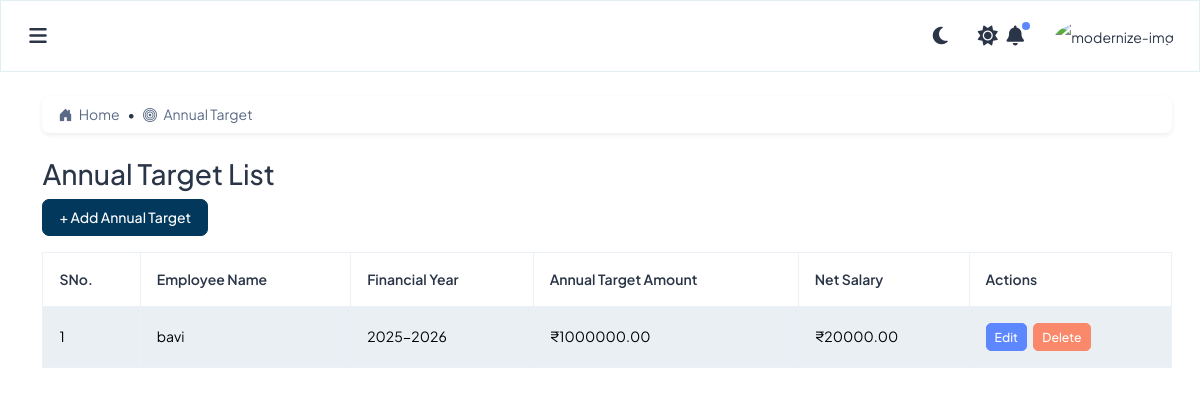
The page /admin-target/ on the database its author committed.
### incentives/models.py (models this page shows, shortened)
class AuditMixin(models.Model):
    created_by = models.CharField(max_length=100, null=True, blank=True)
    updated_by = models.CharField(max_length=100, null=True, blank=True)
    created_at = models.DateTimeField(default=timezone.now)
    updated_at = models.DateTimeField(auto_now=True)
    class Meta:
        abstract = True

class AnnualTarget(AuditMixin):
    employee = models.ForeignKey(UserProfile, on_delete=models.CASCADE)
    financial_year = models.CharField(max_length=10)
    net_salary = models.DecimalField(max_digits=12, decimal_places=2, default=0)
    annual_target_amount = models.DecimalField(max_digits=12, decimal_places=2)

class UserProfile(AuditMixin):
    fullname = models.CharField(max_length=100)
    phone = models.CharField(max_length=15)
    mail_id = models.EmailField(unique=True)
    password = models.CharField(max_length=100)
    user_type = models.ForeignKey('Role', on_delete=models.SET_NULL, null=True)
    doj = models.DateField(verbose_name="Date of Joining")
    employee_id = models.CharField(max_length=50, unique=True)
    enable_login = models.BooleanField(default=True)

### incentives/views.py (the view)
# urls.py: path('admin-target/', views.target_list, name='target_list'),
def target_list(request):
    targets = AnnualTarget.objects.all().order_by('employee', 'financial_year')
    unique_targets = []
    seen = set()
    for target in targets:
        identifier = (target.employee.id, target.financial_year)
        if identifier not in seen:
            unique_targets.append(target)
            seen.add(identifier)
    return render(request, 'owner/annual_target/target_list.html', {'targets': unique_targets})

### incentives/templates/owner/annual_target/target_list.html (shortened to what this page needs)
{% extends 'layouts/layout.html' %}
{% block content %}
  <div class="card mb-4 shadow-sm">
    <div class="card-body py-2 px-3">
      <nav aria-label="breadcrumb">
        <ol class="breadcrumb mb-0">
          <li class="breadcrumb-item">
            <a href="{% url 'admin_dashboard' %}" class="text-decoration-none text-primary">
              <i class="bi bi-house-door-fill me-1"></i> Home
            </a>
          </li>
          <li class="breadcrumb-item active" aria-current="page">
            <i class="bi bi-bullseye me-1"></i> Annual Target
          </li>
        </ol>
      </nav>
    </div>
  </div>
  <h2>Annual Target List</h2>
  <a class="btn btn-custom mb-3" href="{% url 'target_create' %}">+ Add Annual Target</a>
  <div class="table-responsive">
    <table class="table table-bordered table-striped align-middle">
      <thead>
        <tr>
          <th>SNo.</th>
          <th>Employee Name</th>
          <th>Financial Year</th>
          <th>Annual Target Amount</th>
          <th>Net Salary</th>
          <th>Actions</th>
        </tr>
      </thead>
      <tbody>
        {% for target in targets %}
        <tr>
          <td>{{ forloop.counter }}</td>
          <td>{{ target.employee.fullname }}</td>
          <td>{{ target.financial_year }}</td>
          <td>₹{{ target.annual_target_amount }}</td>
          <td>₹{{ target.net_salary }}</td>
          <td>
            <a class="btn btn-primary btn-sm me-1" href="{% url 'target_update' target.pk %}">Edit</a>
            <button class="btn btn-danger btn-sm" data-bs-toggle="modal" data-bs-target="#confirmDeleteModal{{ target.id }}">
              Delete
            </button>
          </td>
        </tr>
        {% empty %}
        <tr>
          <td colspan="5" class="text-center">No annual targets found.</td>
        </tr>
        {% endfor %}
      </tbody>
    </table>
  </div>
{% endblock %}

### incentives/static/css/main.css (style rules this page uses)
:root { --theme-color: #02385c; --secondary-color:#017d91; --text-color: #ffffffba; --shadow-color:#017d911f; }
.btn-custom { --bs-btn-color: #fff; --bs-btn-bg: var(--theme-color); --bs-btn-border-color: var(--theme-color); --bs-btn-hover-color: #fff; --bs-btn-hover-bg: var(--theme-color); --bs-btn-hover-border-color: var(--theme-color); --bs-btn-focus-shadow-rgb: 255, 186, 65; --bs-btn-active-color: #fff; --bs-btn-active-bg: var(--theme-color); --bs-btn-active-border-color: var(--theme-color); --bs-btn-active-shadow: inset 0 3px 5px rgba(0, 0, 0, 0.125); --bs-btn-disabled-color: #fff; --bs-btn-disabled-bg: var(--theme-color); --bs-btn-disabled-border-color: var(--theme-color); }
.text-primary { --bs-text-opacity: 1; color: rgba(var(--theme-color), var(--bs-text-opacity)) !important; }

### rows shown on the page
AnnualTarget: employee.fullname "bavi", financial_year "2025-2026", annual_target_amount "1000000.00", net_salary "20000.00"
